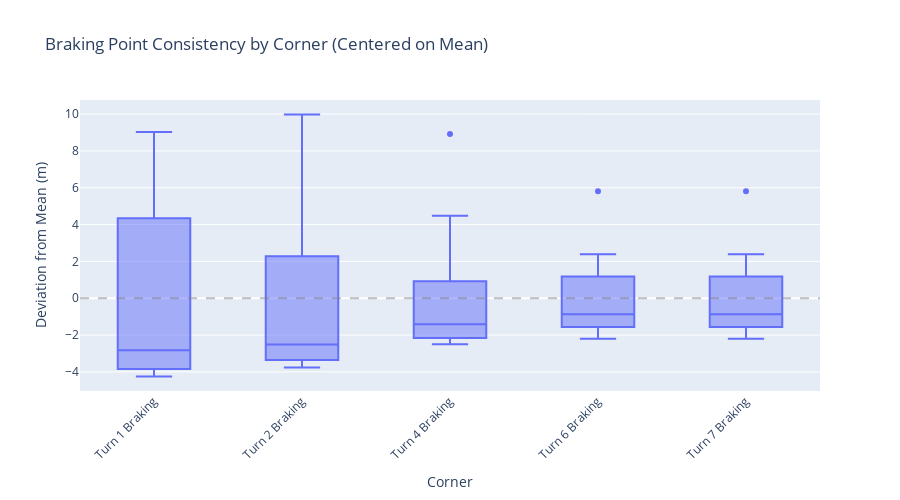

Notebook cell for this chart:
### Code cell
# Visualize braking consistency
# Show braking point variation for each corner, centered around the mean

braking_stats = stats_df[stats_df["segment_type"] == "braking"].dropna(subset=["braking_point"])

if len(braking_stats) > 0:
    # Calculate deviation from mean braking point for each segment
    braking_stats = braking_stats.copy()
    braking_stats["braking_deviation"] = braking_stats.groupby("segment_name")[
        "braking_point"
    ].transform(lambda x: x - x.mean())

    fig = px.box(
        braking_stats,
        x="segment_name",
        y="braking_deviation",
        title="Braking Point Consistency by Corner (Centered on Mean)",
        labels={"braking_deviation": "Deviation from Mean (m)", "segment_name": "Corner"},
    )
    fig.update_layout(xaxis_tickangle=-45, width=900, height=500)
    # Add a reference line at zero (the mean)
    fig.add_hline(y=0, line_dash="dash", line_color="gray", opacity=0.5)
    show_fig(fig)
else:
    print("No braking data available")

### Figure 1 — Plotly figure (JSON) as saved in the notebook; plotly's stock layout.template omitted (floating-point values rounded to 4 significant figures)
{"data": [{"alignmentgroup": "True", "hovertemplate": "Corner=%{x}<br>Deviation from Mean (m)=%{y}<extra></extra>", "legendgroup": "", "marker": {"color": "#636efa"}, "name": "", "notched": false, "offsetgroup": "", "orientation": "v", "showlegend": false, "type": "box", "x": ["Turn 1 Braking", "Turn 2 Braking", "Turn 4 Braking", "Turn 6 Braking", "Turn 7 Braking", "Turn 1 Braking", "Turn 2 Braking", "Turn 4 Braking", "Turn 6 Braking", "Turn 7 Braking", "Turn 1 Braking", "Turn 2 Braking", "Turn 4 Braking", "Turn 6 Braking", "Turn 7 Braking", "Turn 1 Braking", "Turn 2 Braking", "Turn 4 Braking", "Turn 6 Braking", "Turn 7 Braking", "Turn 1 Braking", "Turn 2 Braking", "Turn 4 Braking", "Turn 6 Braking", "Turn 7 Braking", "Turn 1 Braking", "Turn 2 Braking", "Turn 4 Braking", "Turn 6 Braking", "Turn 7 Braking", "Turn 1 Braking", "Turn 2 Braking", "Turn 4 Braking", "Turn 6 Braking", "Turn 7 Braking", "Turn 1 Braking", "Turn 2 Braking", "Turn 4 Braking", "Turn 6 Braking", "Turn 7 Braking", "Turn 1 Braking", "Turn 2 Braking", "Turn 4 Braking", "Turn 6 Braking", "Turn 7 Braking", "Turn 1 Braking", "Turn 2 Braking", "Turn 4 Braking", "Turn 6 Braking", "Turn 7 Braking", "Turn 1 Braking", "Turn 2 Braking", "Turn 4 Braking", "Turn 6 Braking", "Turn 7 Braking", "Turn 1 Braking", "Turn 2 Braking", "Turn 4 Braking", "Turn 6 Braking", "Turn 7 Braking", "Turn 1 Braking", "Turn 2 Braking", "Turn 4 Braking", "Turn 6 Braking", "Turn 7 Braking"], "x0": " ", "xaxis": "x", "y": [-2.82, -3.41, -2.18, -0.8727, -0.8727, -2.867, -3.097, 4.474, -1.653, -1.653, -1.344, 7.42, -2.115, 2.385, 2.385, -3.804, -3.762, -2.148, -2.207, -2.207, -3.943, -2.579, -1.349, 0.8767, 0.8767, -4.247, 5.323, 8.921, 5.802, 5.802, -3.44, -0.3944, 0.05001, -1.525, -1.525, -0.4576, 9.973, 1.537, -1.448, -1.448, 6.705, -1.246, 0.7175, -1.689, -1.689, -4.21, -3.335, -2.503, 0.08139, 0.08139, 3.559, -3.637, -2.193, -1.15, -1.15, 7.849, 1.26, -1.797, -0.7112, -0.7112, 9.019, -2.516, -1.416, 2.109, 2.109], "y0": " ", "yaxis": "y"}], "layout": {"boxmode": "group", "height": 500, "legend": {"tracegroupgap": 0}, "shapes": [{"line": {"color": "gray", "dash": "dash"}, "opacity": 0.5, "type": "line", "x0": 0, "x1": 1, "xref": "x domain", "y0": 0, "y1": 0, "yref": "y"}], "title": {"text": "Braking Point Consistency by Corner (Centered on Mean)"}, "width": 900, "xaxis": {"anchor": "y", "domain": [0.0, 1.0], "tickangle": -45, "title": {"text": "Corner"}}, "yaxis": {"anchor": "x", "domain": [0.0, 1.0], "title": {"text": "Deviation from Mean (m)"}}}}
